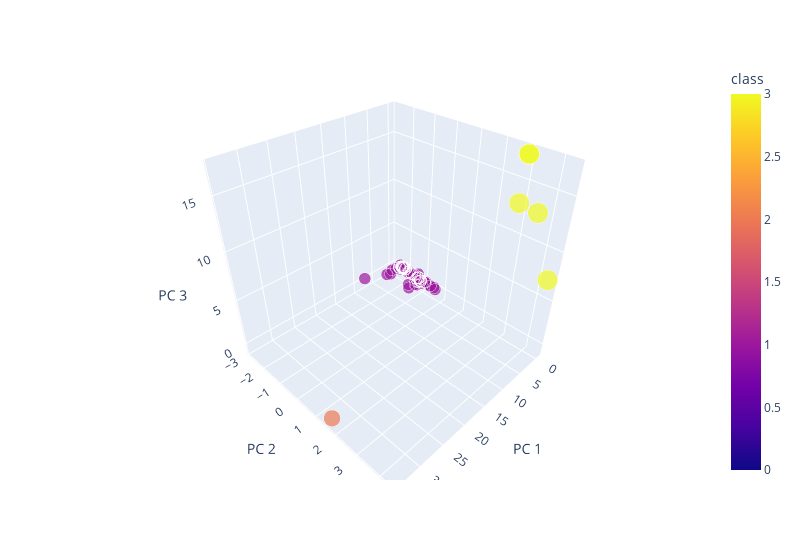

Here is the notebook cell this chart was saved with:
### Markdown cell above
# 3D Scatter Plot 1

### Code cell
# Create a 3D-Scatter using Plotly Express to plot the clusters using the clustered_df DataFrame.
# Plotting clusters with 3 features
fig = px.scatter_3d(
        clustered_df,
        x="PC 1",
        y="PC 2",
        z="PC 3",
        color="class",
        size="class",
        hover_name = "CoinName",
        hover_data = ["Algorithm"],
        width=800)
fig.update_layout(legend=dict(x=0, y=1))
fig.show()

### Figure 1 — Plotly figure (JSON) as saved in the notebook; plotly's stock layout.template omitted (floating-point values rounded to 4 significant figures; data arrays with more than 128 entries replaced by an {"elided": "..."} marker saying what was removed)
{"data": [{"customdata": {"elided": "532x1 str values"}, "hoverlabel": {"namelength": 0}, "hovertemplate": "<b>%{hovertext}</b><br><br>PC 1=%{x}<br>PC 2=%{y}<br>PC 3=%{z}<br>class=%{marker.color}<br>Algorithm=%{customdata[0]}", "hovertext": {"elided": "532 str values"}, "legendgroup": "", "marker": {"color": {"elided": "532 int values"}, "coloraxis": "coloraxis", "size": {"elided": "532 int values"}, "sizemode": "area", "sizeref": 0.0075, "symbol": "circle"}, "mode": "markers", "name": "", "scene": "scene", "showlegend": false, "type": "scatter3d", "x": {"elided": "532 float values"}, "y": {"elided": "532 float values"}, "z": {"elided": "532 float values"}}], "layout": {"coloraxis": {"colorbar": {"title": {"text": "class"}}, "colorscale": [[0, "#0d0887"], [0.1111, "#46039f"], [0.2222, "#7201a8"], [0.3333, "#9c179e"], [0.4444, "#bd3786"], [0.5556, "#d8576b"], [0.6667, "#ed7953"], [0.7778, "#fb9f3a"], [0.8889, "#fdca26"], [1, "#f0f921"]]}, "legend": {"itemsizing": "constant", "tracegroupgap": 0, "x": 0, "y": 1}, "margin": {"t": 60}, "scene": {"domain": {"x": [0, 1], "y": [0, 1]}, "xaxis": {"title": {"text": "PC 1"}}, "yaxis": {"title": {"text": "PC 2"}}, "zaxis": {"title": {"text": "PC 3"}}}, "width": 800}}
